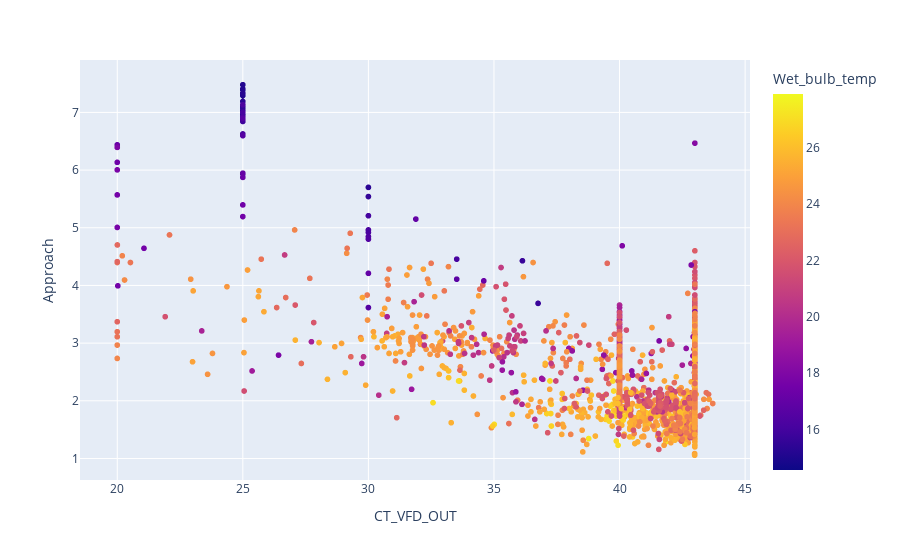

Here is the notebook cell this chart was saved with:
### Code cell
import plotly.express as px
df = opt.df.copy()
df = df[df.Wet_bulb_temp>0]
px.scatter(
    data_frame=df,
    x='CT_VFD_OUT',
    y='Approach',
    color='Wet_bulb_temp'
)

### Figure 1 — Plotly figure (JSON) as saved in the notebook; plotly's stock layout.template omitted (floating-point values rounded to 4 significant figures; data arrays with more than 128 entries replaced by an {"elided": "..."} marker saying what was removed)
{"data": [{"hovertemplate": "CT_VFD_OUT=%{x}<br>Approach=%{y}<br>Wet_bulb_temp=%{marker.color}<extra></extra>", "legendgroup": "", "marker": {"color": {"elided": "4419 float values"}, "coloraxis": "coloraxis", "symbol": "circle"}, "mode": "markers", "name": "", "showlegend": false, "type": "scattergl", "x": {"elided": "4419 float values"}, "xaxis": "x", "y": {"elided": "4419 float values"}, "yaxis": "y"}], "layout": {"coloraxis": {"colorbar": {"title": {"text": "Wet_bulb_temp"}}, "colorscale": [[0, "#0d0887"], [0.1111, "#46039f"], [0.2222, "#7201a8"], [0.3333, "#9c179e"], [0.4444, "#bd3786"], [0.5556, "#d8576b"], [0.6667, "#ed7953"], [0.7778, "#fb9f3a"], [0.8889, "#fdca26"], [1, "#f0f921"]]}, "legend": {"tracegroupgap": 0}, "margin": {"t": 60}, "xaxis": {"anchor": "y", "domain": [0, 1], "title": {"text": "CT_VFD_OUT"}}, "yaxis": {"anchor": "x", "domain": [0, 1], "title": {"text": "Approach"}}}}
